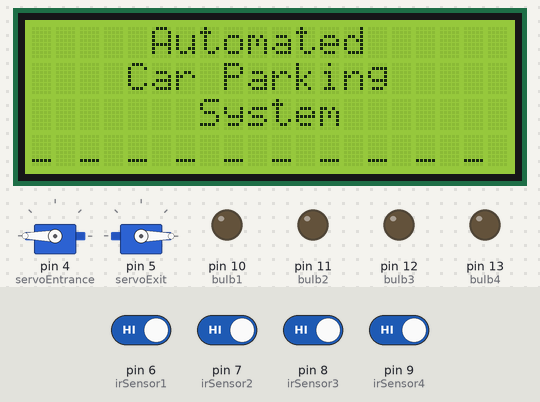
Recording of a sketch running on a simulated Arduino Uno, built with avr-gcc and run on an emulated ATmega328P. On the bench: 20×4 character LCD, 2 × servo, output pins drawn as LEDs (lit = HIGH). The inputs (shaded band) are chosen by the test bench; at power-on: pin 6 (irSensor1), pin 7 (irSensor2), pin 8 (irSensor3), pin 9 (irSensor4) HIGH.

Above: at 2.2 s.
At 6.3 s:
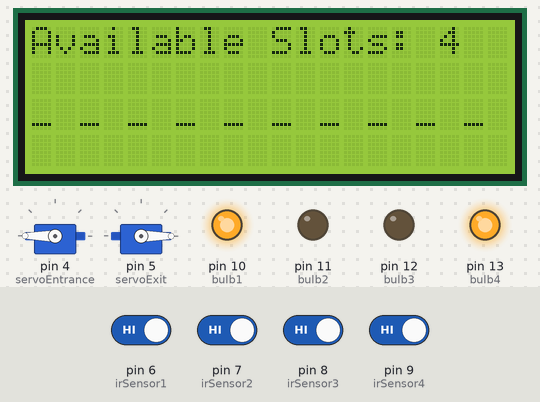
6.4 s: pin 7 (irSensor2) driven LOW
At 9.3 s:
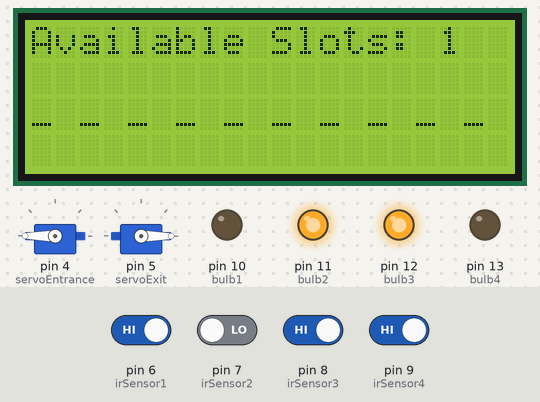
9.4 s: pin 6 (irSensor1) driven LOW
At 11.1 s:
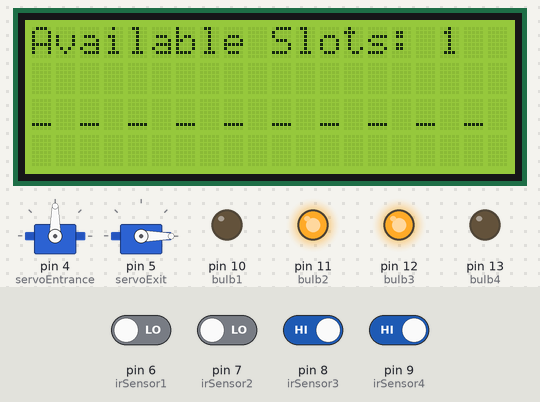
12.4 s: pin 8 (irSensor3) driven LOW
At 14.3 s:
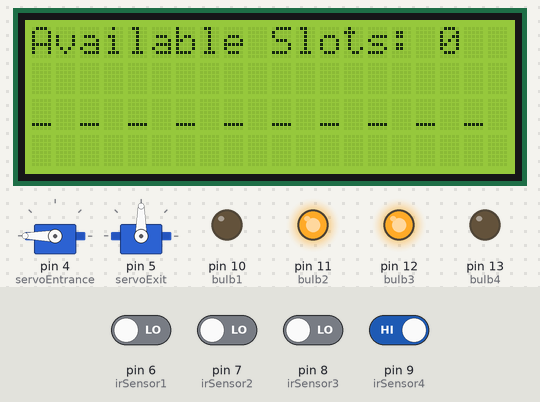
Timing chart, 0 to 24.8 s (numbered marks = the images above; inputs shaded):
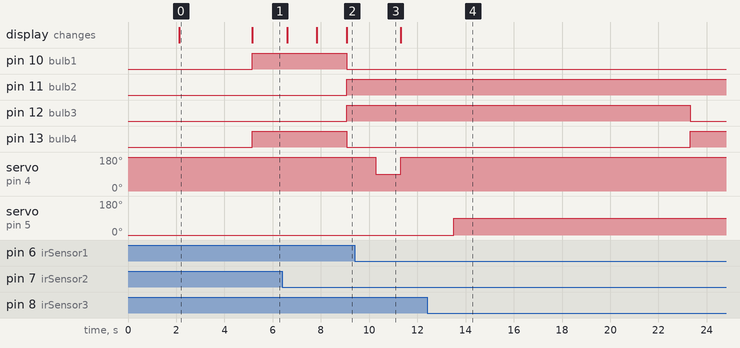

Measured:
- after the input at 6.4 s, pin 10 (bulb1), pin 13 (bulb4): HIGH → LOW after 2.7 s; pin 11 (bulb2), pin 12 (bulb3): LOW → HIGH after 2.7 s; the display: first changes after 0.20 s (image 2 shows a later state)
- after the input at 9.4 s, servo on pin 4 (servoEntrance): 180° → 90° after 0.87 s, → 180° 1.0 s later
- after the input at 12.4 s, pin 12 (bulb3): HIGH → LOW after 10.9 s instead of 9.5 s; pin 13 (bulb4): LOW → HIGH after 10.9 s instead of 9.5 s; servo on pin 5 (servoExit): 0° → 90° after 1.1 s
- what the display in image 0 shows lasts 3.1 s, from 2.1 s to 5.2 s

The sketch:

CarParkFrontProcess.ino
```cpp
#include <Wire.h>
#include <LiquidCrystal_I2C.h>
#include <Servo.h>

// Initialize the I2C 20x4 LCD (I2C address 0x27, 20 characters, 4 rows)
LiquidCrystal_I2C lcd(0x27, 20, 4);

// Initialize Servo motors
Servo servoEntrance;
Servo servoExit;

// IR sensor pins
const int irSensor1 = 6;  // Entrance sensor
const int irSensor2 = 7;  // After entrance sensor
const int irSensor3 = 8;  // Exit sensor
const int irSensor4 = 9;  // After exit sensor

// Diode bulb pins
const int bulb1 = 10;  // Bulb 1
const int bulb2 = 11;  // Bulb 2
const int bulb3 = 12;  // Bulb 3
const int bulb4 = 13;  // Bulb 4

int availableSlots = 4;  // Total available slots
int maxSlots = 4;

// Servo positions
int openPosition = 90;
int closePosition = 180;
int exitOpenPosition = 90;
int exitClosePosition = 0;

unsigned long zeroSlotsStartTime = 0;  // Timer to track when slots became 0

void setup() {
  // Initialize the LCD
  lcd.init();
  lcd.backlight();

  // Attach the servo motors to the pins
  servoEntrance.attach(4);
  servoExit.attach(5);

  // Set servo motors to their initial positions
  servoEntrance.write(closePosition);
  servoExit.write(exitClosePosition);

  // Initialize IR sensor pins with internal pull-up resistors
  pinMode(irSensor1, INPUT_PULLUP);
  pinMode(irSensor2, INPUT_PULLUP);
  pinMode(irSensor3, INPUT_PULLUP);
  pinMode(irSensor4, INPUT_PULLUP);

  // Initialize bulb pins
  pinMode(bulb1, OUTPUT);
  pinMode(bulb2, OUTPUT);
  pinMode(bulb3, OUTPUT);
  pinMode(bulb4, OUTPUT);

  digitalWrite(bulb1, LOW);
  digitalWrite(bulb2, LOW);
  digitalWrite(bulb3, LOW);
  digitalWrite(bulb4, LOW);

  // Display welcome message
  lcd.setCursor((20 - strlen("Welcome")) / 2, 1); // Centered on line 1
  lcd.print("Welcome");
  delay(2000);
  lcd.clear();
  lcd.setCursor((20 - strlen("Automated")) / 2, 0); // Centered on line 0
  lcd.print("Automated");
  lcd.setCursor((20 - strlen("Car Parking")) / 2, 1); // Centered on line 1
  lcd.print("Car Parking");
  lcd.setCursor((20 - strlen("System")) / 2, 2); // Centered on line 2
  lcd.print("System");
  lcd.setCursor((20 - strlen("_ _ _ _ _ _ _ _ _ _")) / 2, 3); // Centered on line 3
  lcd.print("_ _ _ _ _ _ _ _ _ _");
  delay(3000);

  // Display initial available slots
  updateSlotsDisplay();
  updateBulbState();
}

void loop() {
  // Read IR sensor states with debounce
  int sensor1State = debounce(irSensor1);
  int sensor2State = debounce(irSensor2);
  int sensor3State = debounce(irSensor3);
  int sensor4State = debounce(irSensor4);

  // Entrance gate logic
  if (sensor1State == LOW && availableSlots > 0) { // Car detected at entrance
    servoEntrance.write(openPosition); // Open entrance gate
    delay(1000); // Wait for car to enter
  }

  if (sensor2State == LOW) { // Car passed the entrance gate
    servoEntrance.write(closePosition); // Close entrance gate
    if (availableSlots > 0) {
      availableSlots--; // Decrease available slots
      updateSlotsDisplay();
      updateBulbState(); // Update bulb state
    }
    delay(1000); // Debouncing
  }

  // Exit gate logic
  if (sensor3State == LOW && availableSlots < maxSlots) { // Car detected at exit
    servoExit.write(exitOpenPosition); // Open exit gate
    delay(1000); // Wait for car to exit
  }

  if (sensor4State == LOW) { // Car passed the exit gate
    servoExit.write(exitClosePosition); // Close exit gate
    if (availableSlots < maxSlots) {
      availableSlots++; // Increase available slots
      updateSlotsDisplay();
      updateBulbState(); // Update bulb state
    }
    delay(1000); // Debouncing
  }

  // Update bulb state continuously to handle 10-second logic for bulb4
  updateBulbState();
}

// Function to update available slots on the LCD
void updateSlotsDisplay() {
  lcd.clear();
  lcd.setCursor(0, 0);
  lcd.print("Available Slots: ");
  lcd.print(availableSlots);

  lcd.setCursor(0, 2);
  lcd.print("_ _ _ _ _ _ _ _ _ _");
}

// Function to update the bulb states
void updateBulbState() {
  if (availableSlots >= 3) {
    digitalWrite(bulb1, HIGH);
    digitalWrite(bulb2, LOW);
    digitalWrite(bulb3, LOW);
    digitalWrite(bulb4, HIGH);
    zeroSlotsStartTime = 0; // Reset timer
  } else if (availableSlots == 2) {
    digitalWrite(bulb1, HIGH);
    digitalWrite(bulb2, LOW);
    digitalWrite(bulb3, LOW);
    digitalWrite(bulb4, HIGH);
    zeroSlotsStartTime = 0; // Reset timer
  } else if (availableSlots == 1) {
    digitalWrite(bulb1, LOW);
    digitalWrite(bulb2, HIGH);
    digitalWrite(bulb3, HIGH);
    digitalWrite(bulb4, LOW);
    zeroSlotsStartTime = 0; // Reset timer
  } else if (availableSlots == 0) {
    digitalWrite(bulb1, LOW);
    digitalWrite(bulb2, HIGH);
    digitalWrite(bulb3, HIGH);
    // Start timer if not already started
    if (zeroSlotsStartTime == 0) {
      zeroSlotsStartTime = millis();
    }
    // Check if 10 seconds have passed
    if (millis() - zeroSlotsStartTime >= 10000) {
      digitalWrite(bulb3, LOW);
      digitalWrite(bulb4, HIGH); // Turn bulb4 ON after 10 seconds
    }
  }
}

// Debounce function to avoid false triggering
int debounce(int pin) {
  int state = digitalRead(pin);
  delay(50); // 50ms debounce time
  int newState = digitalRead(pin);
  if (state == newState) {
    return state;
  }
  return HIGH; // Default state if bouncing
}
```
